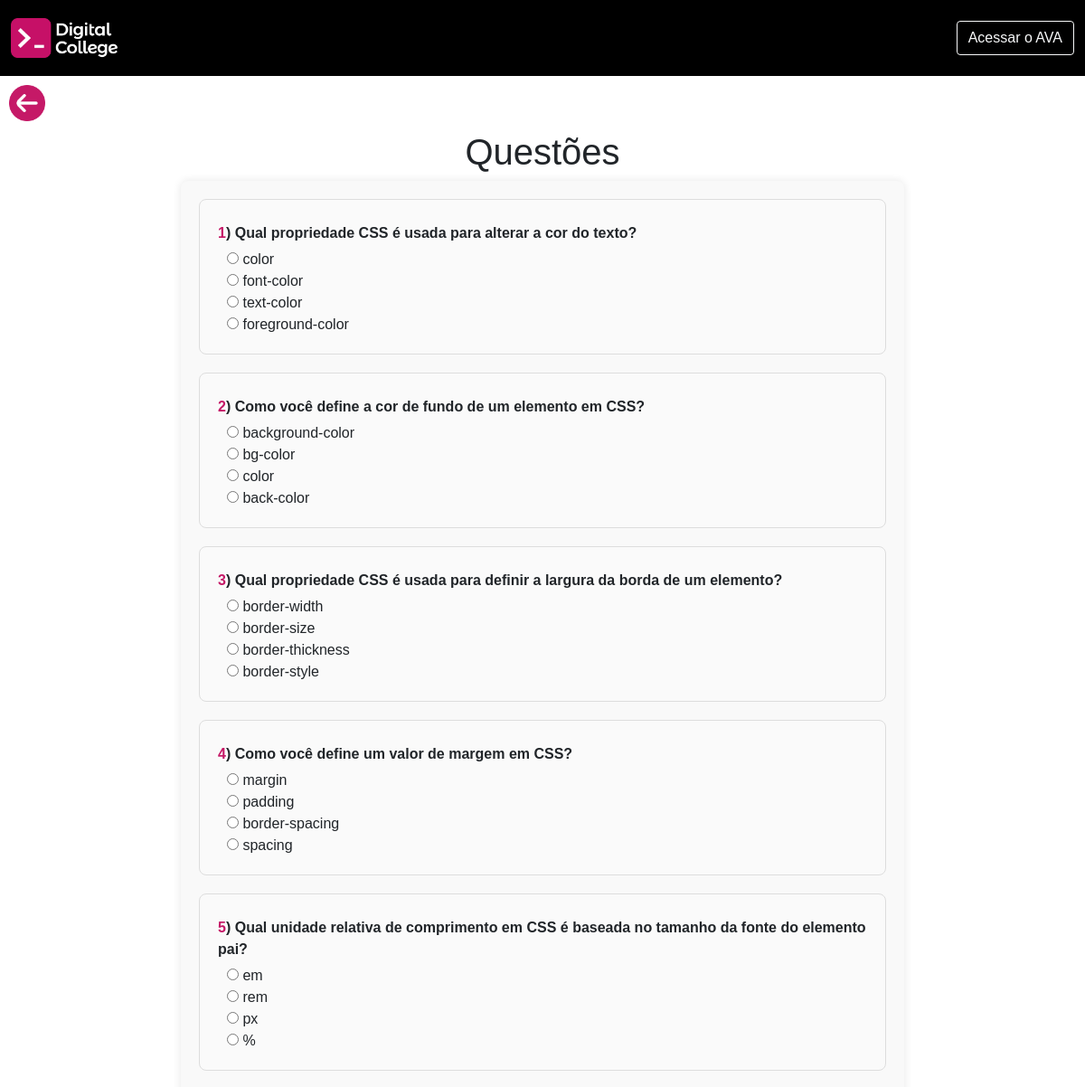
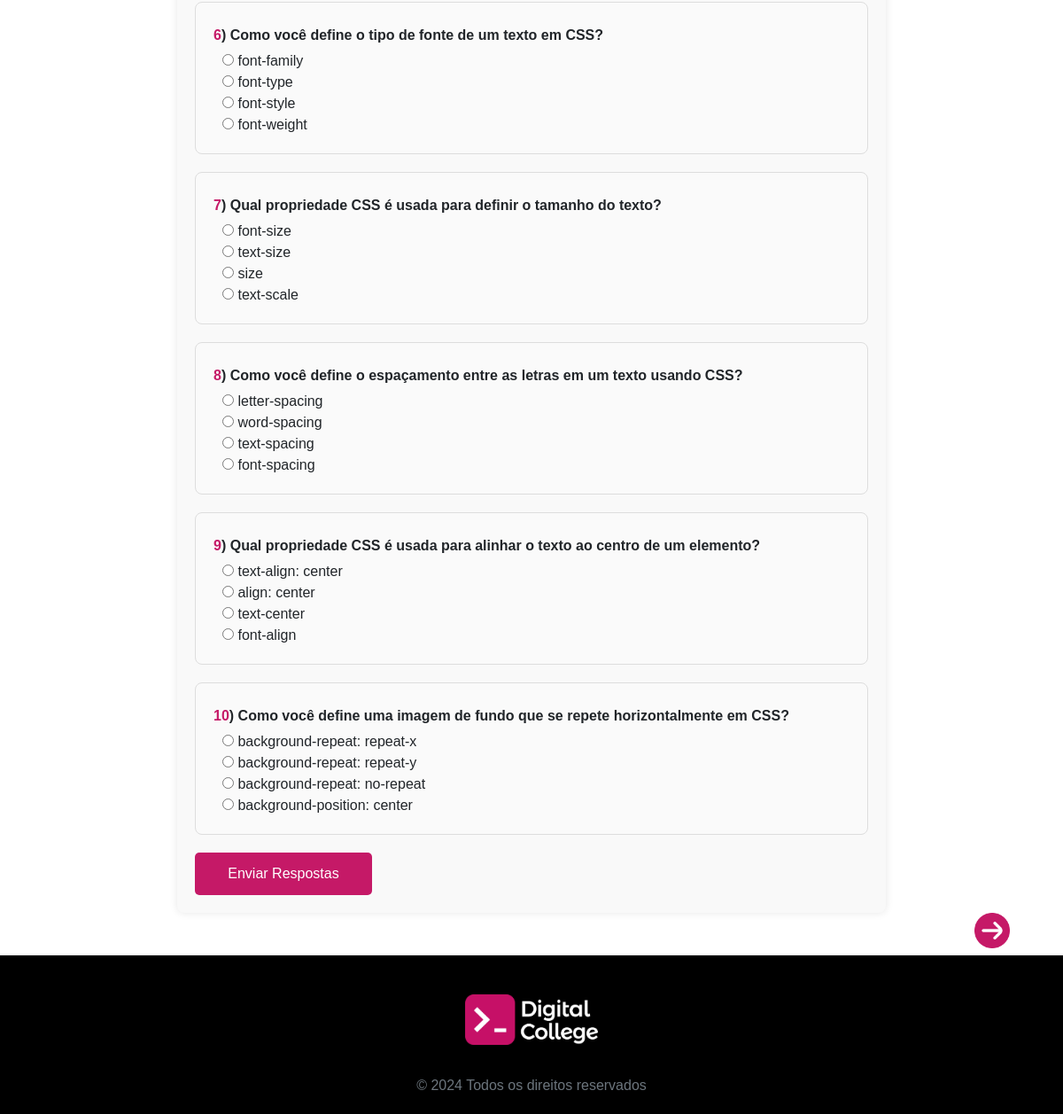
/questoesModulo01/unidade07.php, run on the app's committed database (2 pictures, top to bottom).
### tables this page shows
CREATE TABLE questoes(
	id INT PRIMARY KEY NOT NULL AUTO_INCREMENT,
    numero INT NOT NULL,
	enunciado VARCHAR(1255) NOT NULL,
	item_a VARCHAR(1255) NOT NULL,
	item_b VARCHAR(1255) NOT NULL,
	item_c VARCHAR(1255) NOT NULL,
	item_d VARCHAR(1255) NOT NULL,
	item_certo CHAR(1),
    unidade INT NOT NULL,
    modulo INT NOT NULL
);

### process/questoes.php (called while the page is built, shortened)
<?php
include_once('conn.php');
include_once('../layouts/header.php');
$respostasCorretas = 0;
$questoesErradas = [];
if ($_SERVER['REQUEST_METHOD'] === 'POST') {
    $respostas = $_POST;
    $totalQuestões = count($respostas);
    foreach ($respostas as $questao_id => $resposta_usuario) {
        if (strpos($questao_id, 'questao_') !== 0) {
            continue;
        }
        $id = substr($questao_id, 8);
        $sql = "SELECT item_certo, numero, item_a, item_b, item_c, item_d, enunciado FROM questoes WHERE id = ?";
        $stmt = $conn->prepare($sql);
        $stmt->bind_param('i', $id);
        $stmt->execute();
        $result = $stmt->get_result();
        if ($result->num_rows > 0) {
            $questao = $result->fetch_assoc();
            $item_certo = $questao['item_certo'];
            $numero = $questao['numero'];
            $enunciado = $questao['enunciado'];
            $respostas = [
                'A' => $questao['item_a'],
                'B' => $questao['item_b'],
                'C' => $questao['item_c'],
                'D' => $questao['item_d']
            ];
            if ($resposta_usuario === $item_certo) {
                $respostasCorretas++;
            } else {
                $questoesErradas[] = [
                    'numero' => $numero,
                    'enunciado' => $enunciado,
                    'resposta_usuario' => $respostas[$resposta_usuario],
                    'item_certo' => $respostas[$item_certo],
                    'resposta_usuario_letra' => array_search($resposta_usuario, $respostas),
                    'item_certo_letra' => array_search($item_certo, $respostas)
                ];
            }
        }
    }
    $nota = $respostasCorretas / $totalQuestões * 10;
    $mensagem = $nota > 7 ? "Parabéns, sua nota foi: " . number_format($nota, 2) : "Revise o conteúdo, sua nota foi: " . number_format($nota, 2);
    $notaClass = $nota > 7 ? 'nota-alta' : 'nota-baixa';
    echo "<div class='resultado $notaClass'>";
    echo "<h2>Resultado do Quiz</h2>";
    echo "<p>$mensagem</p>";
    echo "<p>Você acertou " . htmlspecialchars($respostasCorretas) . " de " . htmlspecialchars($totalQuestões) . " questões.</p>";
    echo "</div>";
    if (!empty($questoesErradas)) {
        echo "<div class='questoes-erradas'>";
        echo "<h3>Questões que você errou:</h3>";
        echo "<table>";
        echo "<tr><th>Número da Questão</th><th>Enunciado</th><th>Resposta Dada</th><th>Resposta Correta</th></tr>";
        foreach ($questoesErradas as $questaoErrada) {
            echo "<tr>";
            echo "<td>" . htmlspecialchars($questaoErrada['numero']) . "</td>";
            echo "<td>" . htmlspecialchars($questaoErrada['enunciado']) . "</td>";
            echo "<td>" . htmlspecialchars($questaoErrada['resposta_usuario']) . "</td>";
            echo "<td>" . htmlspecialchars($questaoErrada['item_certo']) . "</td>";
            echo "</tr>";
        }
        echo "</table>";
        echo "</div>";
    }
} else {
    $questoes_query = "SELECT id, numero, enunciado, item_a, item_b, item_c, item_d, unidade, modulo FROM questoes";
    $result = $conn->query($questoes_query);
    if ($result) {
        $questoes = $result->fetch_all(MYSQLI_ASSOC);
    } else {
        $questoes = [];
    }
}
?>

### questoesModulo01/unidade07.php (the view, shortened to what this page needs)
<?php
    include_once('../process/questoes.php');
?>
<a href="../modulo1/ApostilaHtml/introhtml.php" class="button-left"><img src="../assets/img/arrow-circle-left.png" alt="" class="left"></a>
<h1 style="text-align: center;">Questões</h1>
<form id="quizForm" method="post" action="../process/questoes.php">
    <?php foreach ($questoes as $questao): ?>
        <?php if ($questao["modulo"] == 1): ?>
            <?php if ($questao["unidade"] == 7): ?>
            <div class="question">
                <p><strong class="nQuestion"><?php echo $questao['numero'] ?></strong><strong>) </strong><strong><?php echo htmlspecialchars($questao["enunciado"]); ?></strong></p>
                <div class="options">
                    <label><input type="radio" name="questao_<?php echo $questao["id"]; ?>" value="A"> <?php echo htmlspecialchars($questao["item_a"]); ?></label>
                    <br>
                    <label><input type="radio" name="questao_<?php echo $questao["id"]; ?>" value="B"> <?php echo htmlspecialchars($questao["item_b"]); ?></label>
                    <br>
                    <label><input type="radio" name="questao_<?php echo $questao["id"]; ?>" value="C"> <?php echo htmlspecialchars($questao["item_c"]); ?></label>
                    <br>
                    <label><input type="radio" name="questao_<?php echo $questao["id"]; ?>" value="D"> <?php echo htmlspecialchars($questao["item_d"]); ?></label>
                    <br>
                </div>
            </div>
            <?php endif; ?>
        <?php endif; ?>
    <?php endforeach; ?>
    <button type="submit">Enviar Respostas</button>
</form>
<a href="../../questoesModulo01/unidade01.php" class="button-prox"><img src="../../assets/img/arrow-circle-right (1).png" alt="" class="next"></a>
<br><br>
<?php include('../layouts/footer.php') ?>

### assets/css/estilo.css (style rules this page uses)
*, *::before, *::after { box-sizing: border-box; margin: 0; padding: 0%; }
:root { --FonteMontserrat: 'Montserrat', sans-serif !important; --CorDC01: #C61067; --CorDC02: #623CEA; --CorDC03: #F9E784; --CorDC04: #02394A; --CorDC05: #0B39B4; --CorPreta: #000000; --CorBranca: #FFF; --CorTopico: var(--CorDC01); --CorSubtopico: var(--CorDC04); --CorApresentacao: #623CEA; --CorImportante: #ff0000; --CorImportanteClaro: #ffe2d7; --CorFiqueAtento: #f1a923; --CorFiqueAtentoClaro: #fdefd4; --CorReflita: #65d1e7; --CorReflitaClaro: #d7f8ff; --CorExemplo: #32e1d9; --CorExemploClaro: #d7ffdd; --CorSaibaMais: #36a5b1; --CorSaibaMaisClaro: #d6fbff; --CorCuriosidade: #435266; --CorCuriosidadeClaro: #d3e5fd; --CorResumo: #c79d60; --CorResumoClaro: #fdecd3; }
* { font-family: var(--FonteMontserrat); font-weight: light; }
#quizForm { width: 80%; max-width: 800px; margin: 0 auto; padding: 20px; background-color: #f9f9f9; border-radius: 8px; box-shadow: 0 0 10px rgba(0, 0, 0, 0.1); }
.question { margin-bottom: 20px; padding: 15px; border: 1px solid #ddd; border-radius: 8px; background-color: #fff; }
.question p { margin: 5px 0; }
.question label { margin-left: 10px; }
button { background-color: #007bff; color: #fff; border: none; padding: 10px 20px; border-radius: 5px; cursor: pointer; font-size: 16px; }
.nQuestion { color: #c51967; }
button { background-color:#c51967; color: #fff; padding: 12px 25px; border-radius: 5px; cursor: pointer; display: block; width: 100%; max-width: 200px; transition: 0.3s; }
.question { margin-bottom: 20px; padding: 20px; border: 1px solid #ddd; border-radius: 8px; background-color: #fafafa; transition: border-color 0.3s ease; }
.button-prox { position: absolute; cursor: pointer; display: block; width: 100px; height: auto; text-decoration: none; transition: 0.3s; right: 0; }
.next { width:40px ; }
.left { width:40px ; }
.button-left { padding: 10px; cursor: pointer; display: block; width: 100px; height: auto; text-decoration: none; transition: 0.3s; right: 0; }
a { text-decoration: none; color: #c51967; }

### data on the page
questoes: numero "1", enunciado "Qual propriedade CSS é usada para alterar a cor do texto?", item_a "color", item_b "font-color", item_c "text-color", item_d "foreground-color"
questoes: numero "2", enunciado "Como você define a cor de fundo de um elemento em CSS?", item_a "background-color", item_b "bg-color", item_c "color", item_d "back-color"
questoes: numero "3", enunciado "Qual propriedade CSS é usada para definir a largura da borda de um elemento?", item_a "border-width", item_b "border-size", item_c "border-thickness", item_d "border-style"
questoes: numero "4", enunciado "Como você define um valor de margem em CSS?", item_a "margin", item_b "padding", item_c "border-spacing", item_d "spacing"
questoes: numero "5", enunciado "Qual unidade relativa de comprimento em CSS é baseada no tamanho da fonte do elemento pai?", item_a "em", item_b "rem", item_c "px", item_d "%"
questoes: numero "6", enunciado "Como você define o tipo de fonte de um texto em CSS?", item_a "font-family", item_b "font-type", item_c "font-style", item_d "font-weight"
questoes: numero "7", enunciado "Qual propriedade CSS é usada para definir o tamanho do texto?", item_a "font-size", item_b "text-size", item_c "size", item_d "text-scale"
questoes: numero "8", enunciado "Como você define o espaçamento entre as letras em um texto usando CSS?", item_a "letter-spacing", item_b "word-spacing", item_c "text-spacing", item_d "font-spacing"
questoes: numero "9", enunciado "Qual propriedade CSS é usada para alinhar o texto ao centro de um elemento?", item_a "text-align: center", item_b "align: center", item_c "text-center", item_d "font-align"
questoes: numero "10", enunciado "Como você define uma imagem de fundo que se repete horizontalmente em CSS?", item_a "background-repeat: repeat-x", item_b "background-repeat: repeat-y", item_c "background-repeat: no-repeat", item_d "background-position: center"
